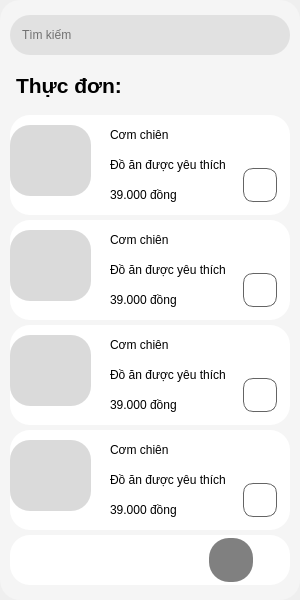
<?xml version="1.0" encoding="UTF-8"?>
<ui version="4.0">
 <class>MainWindow</class>
 <widget class="QMainWindow" name="MainWindow">
  <property name="geometry">
   <rect>
    <x>0</x>
    <y>0</y>
    <width>300</width>
    <height>600</height>
   </rect>
  </property>
  <property name="windowTitle">
   <string>MainWindow</string>
  </property>
  <widget class="QWidget" name="centralwidget">
   <widget class="QWidget" name="widget_5" native="true">
    <property name="geometry">
     <rect>
      <x>0</x>
      <y>0</y>
      <width>300</width>
      <height>600</height>
     </rect>
    </property>
    <property name="minimumSize">
     <size>
      <width>300</width>
      <height>600</height>
     </size>
    </property>
    <property name="maximumSize">
     <size>
      <width>300</width>
      <height>600</height>
     </size>
    </property>
    <property name="accessibleDescription">
     <string extracomment="Search"/>
    </property>
    <property name="styleSheet">
     <string notr="true">QWidget{
	background-color: #F5F5F5;
	border-radius: 20px;
}</string>
    </property>
    <layout class="QVBoxLayout" name="verticalLayout">
     <property name="spacing">
      <number>0</number>
     </property>
     <property name="leftMargin">
      <number>0</number>
     </property>
     <property name="topMargin">
      <number>0</number>
     </property>
     <property name="rightMargin">
      <number>0</number>
     </property>
     <property name="bottomMargin">
      <number>0</number>
     </property>
     <item>
      <spacer name="verticalSpacer">
       <property name="orientation">
        <enum>Qt::Vertical</enum>
       </property>
       <property name="sizeType">
        <enum>QSizePolicy::Fixed</enum>
       </property>
       <property name="sizeHint" stdset="0">
        <size>
         <width>20</width>
         <height>10</height>
        </size>
       </property>
      </spacer>
     </item>
     <item>
      <widget class="QLineEdit" name="lineEdit">
       <property name="minimumSize">
        <size>
         <width>0</width>
         <height>40</height>
        </size>
       </property>
       <property name="maximumSize">
        <size>
         <width>16777215</width>
         <height>40</height>
        </size>
       </property>
       <property name="styleSheet">
        <string notr="true">QLineEdit{
	border-radius: 20px;
	background-color: rgb(225, 225, 225);
	margin: 0px 10px;
	padding: 0px 10px;
}</string>
       </property>
       <property name="text">
        <string/>
       </property>
       <property name="placeholderText">
        <string>Tìm kiếm</string>
       </property>
      </widget>
     </item>
     <item>
      <widget class="QLabel" name="label_7">
       <property name="minimumSize">
        <size>
         <width>0</width>
         <height>50</height>
        </size>
       </property>
       <property name="maximumSize">
        <size>
         <width>16777215</width>
         <height>50</height>
        </size>
       </property>
       <property name="font">
        <font>
         <family>Arial</family>
         <pointsize>16</pointsize>
         <bold>true</bold>
        </font>
       </property>
       <property name="styleSheet">
        <string notr="true">QLabel{
	padding: 0px 10px;
}</string>
       </property>
       <property name="text">
        <string>Thực đơn:</string>
       </property>
      </widget>
     </item>
     <item>
      <widget class="QWidget" name="widget_6" native="true">
       <property name="minimumSize">
        <size>
         <width>0</width>
         <height>100</height>
        </size>
       </property>
       <property name="maximumSize">
        <size>
         <width>16777215</width>
         <height>100</height>
        </size>
       </property>
       <property name="styleSheet">
        <string notr="true">QWidget{
	background-color: rgb(255, 255, 255);
	border-radius: 20px;
	margin: 0px 10px;
}</string>
       </property>
       <widget class="QPushButton" name="pushButton_12">
        <property name="geometry">
         <rect>
          <x>10</x>
          <y>10</y>
          <width>81</width>
          <height>71</height>
         </rect>
        </property>
        <property name="styleSheet">
         <string notr="true">QPushButton{
	background:transparent;
	background-color: rgb(218, 218, 218);
	margin: 0px;
}
QPushButton:hover{
	background-color: gray;
}</string>
        </property>
        <property name="text">
         <string/>
        </property>
        <property name="icon">
         <iconset>
          <normaloff>../resources/images/meo_biet.png</normaloff>../resources/images/meo_biet.png</iconset>
        </property>
        <property name="iconSize">
         <size>
          <width>90</width>
          <height>90</height>
         </size>
        </property>
       </widget>
       <widget class="QLabel" name="label_11">
        <property name="geometry">
         <rect>
          <x>110</x>
          <y>10</y>
          <width>150</width>
          <height>20</height>
         </rect>
        </property>
        <property name="styleSheet">
         <string notr="true">QLabel{
	margin: 0px;
}</string>
        </property>
        <property name="text">
         <string>Cơm chiên</string>
        </property>
       </widget>
       <widget class="QLabel" name="label_12">
        <property name="geometry">
         <rect>
          <x>110</x>
          <y>40</y>
          <width>120</width>
          <height>20</height>
         </rect>
        </property>
        <property name="styleSheet">
         <string notr="true">QLabel{
	margin: 0px;
}</string>
        </property>
        <property name="text">
         <string>Đồ ăn được yêu thích</string>
        </property>
       </widget>
       <widget class="QLabel" name="label_13">
        <property name="geometry">
         <rect>
          <x>110</x>
          <y>70</y>
          <width>120</width>
          <height>20</height>
         </rect>
        </property>
        <property name="styleSheet">
         <string notr="true">QLabel{
	margin: 0px;
}</string>
        </property>
        <property name="text">
         <string>39.000 đồng</string>
        </property>
       </widget>
       <widget class="QPushButton" name="pushButton_13">
        <property name="geometry">
         <rect>
          <x>240</x>
          <y>50</y>
          <width>40</width>
          <height>40</height>
         </rect>
        </property>
        <property name="styleSheet">
         <string notr="true">QPushButton{
	border-radius: 10px;
	border: 1px solid rgb(100, 100, 100);
	margin: 3px;
}
QPushButton:hover{
	background-color: rgb(180, 180, 180);
	margin: 1px;
}</string>
        </property>
        <property name="text">
         <string/>
        </property>
        <property name="icon">
         <iconset>
          <normaloff>../resources/images/add.png</normaloff>../resources/images/add.png</iconset>
        </property>
        <property name="iconSize">
         <size>
          <width>16</width>
          <height>16</height>
         </size>
        </property>
       </widget>
      </widget>
     </item>
     <item>
      <widget class="QWidget" name="widget_4" native="true">
       <property name="minimumSize">
        <size>
         <width>0</width>
         <height>100</height>
        </size>
       </property>
       <property name="maximumSize">
        <size>
         <width>16777215</width>
         <height>100</height>
        </size>
       </property>
       <property name="styleSheet">
        <string notr="true">QWidget{
	background-color: rgb(255, 255, 255);
	border-radius: 20px;
	margin: 0px 10px;
}</string>
       </property>
       <widget class="QPushButton" name="pushButton_8">
        <property name="geometry">
         <rect>
          <x>10</x>
          <y>10</y>
          <width>81</width>
          <height>71</height>
         </rect>
        </property>
        <property name="styleSheet">
         <string notr="true">QPushButton{
	background:transparent;
	background-color: rgb(218, 218, 218);
	margin: 0px;
}
QPushButton:hover{
	background-color: gray;
}</string>
        </property>
        <property name="text">
         <string/>
        </property>
        <property name="icon">
         <iconset>
          <normaloff>../resources/images/meo_biet.png</normaloff>../resources/images/meo_biet.png</iconset>
        </property>
        <property name="iconSize">
         <size>
          <width>90</width>
          <height>90</height>
         </size>
        </property>
       </widget>
       <widget class="QLabel" name="label_8">
        <property name="geometry">
         <rect>
          <x>110</x>
          <y>10</y>
          <width>150</width>
          <height>20</height>
         </rect>
        </property>
        <property name="styleSheet">
         <string notr="true">QLabel{
	margin: 0px;
}</string>
        </property>
        <property name="text">
         <string>Cơm chiên</string>
        </property>
       </widget>
       <widget class="QLabel" name="label_9">
        <property name="geometry">
         <rect>
          <x>110</x>
          <y>40</y>
          <width>120</width>
          <height>20</height>
         </rect>
        </property>
        <property name="styleSheet">
         <string notr="true">QLabel{
	margin: 0px;
}</string>
        </property>
        <property name="text">
         <string>Đồ ăn được yêu thích</string>
        </property>
       </widget>
       <widget class="QLabel" name="label_10">
        <property name="geometry">
         <rect>
          <x>110</x>
          <y>70</y>
          <width>120</width>
          <height>20</height>
         </rect>
        </property>
        <property name="styleSheet">
         <string notr="true">QLabel{
	margin: 0px;
}</string>
        </property>
        <property name="text">
         <string>39.000 đồng</string>
        </property>
       </widget>
       <widget class="QPushButton" name="pushButton_11">
        <property name="geometry">
         <rect>
          <x>240</x>
          <y>50</y>
          <width>40</width>
          <height>40</height>
         </rect>
        </property>
        <property name="styleSheet">
         <string notr="true">QPushButton{
	border-radius: 10px;
	border: 1px solid rgb(100, 100, 100);
	margin: 3px;
}
QPushButton:hover{
	background-color: rgb(180, 180, 180);
	margin: 1px;
}</string>
        </property>
        <property name="text">
         <string/>
        </property>
        <property name="icon">
         <iconset>
          <normaloff>../resources/images/add.png</normaloff>../resources/images/add.png</iconset>
        </property>
        <property name="iconSize">
         <size>
          <width>16</width>
          <height>16</height>
         </size>
        </property>
       </widget>
      </widget>
     </item>
     <item>
      <widget class="QWidget" name="widget_3" native="true">
       <property name="minimumSize">
        <size>
         <width>0</width>
         <height>100</height>
        </size>
       </property>
       <property name="maximumSize">
        <size>
         <width>16777215</width>
         <height>100</height>
        </size>
       </property>
       <property name="styleSheet">
        <string notr="true">QWidget{
	background-color: rgb(255, 255, 255);
	border-radius: 20px;
	margin: 0px 10px;
}</string>
       </property>
       <widget class="QPushButton" name="pushButton_7">
        <property name="geometry">
         <rect>
          <x>10</x>
          <y>10</y>
          <width>81</width>
          <height>71</height>
         </rect>
        </property>
        <property name="styleSheet">
         <string notr="true">QPushButton{
	background:transparent;
	background-color: rgb(218, 218, 218);
	margin: 0px;
}
QPushButton:hover{
	background-color: gray;
}</string>
        </property>
        <property name="text">
         <string/>
        </property>
        <property name="icon">
         <iconset>
          <normaloff>../resources/images/meo_biet.png</normaloff>../resources/images/meo_biet.png</iconset>
        </property>
        <property name="iconSize">
         <size>
          <width>90</width>
          <height>90</height>
         </size>
        </property>
       </widget>
       <widget class="QLabel" name="label_4">
        <property name="geometry">
         <rect>
          <x>110</x>
          <y>10</y>
          <width>150</width>
          <height>20</height>
         </rect>
        </property>
        <property name="styleSheet">
         <string notr="true">QLabel{
	margin: 0px;
}</string>
        </property>
        <property name="text">
         <string>Cơm chiên</string>
        </property>
       </widget>
       <widget class="QLabel" name="label_5">
        <property name="geometry">
         <rect>
          <x>110</x>
          <y>40</y>
          <width>120</width>
          <height>20</height>
         </rect>
        </property>
        <property name="styleSheet">
         <string notr="true">QLabel{
	margin: 0px;
}</string>
        </property>
        <property name="text">
         <string>Đồ ăn được yêu thích</string>
        </property>
       </widget>
       <widget class="QLabel" name="label_6">
        <property name="geometry">
         <rect>
          <x>110</x>
          <y>70</y>
          <width>120</width>
          <height>20</height>
         </rect>
        </property>
        <property name="styleSheet">
         <string notr="true">QLabel{
	margin: 0px;
}</string>
        </property>
        <property name="text">
         <string>39.000 đồng</string>
        </property>
       </widget>
       <widget class="QPushButton" name="pushButton_10">
        <property name="geometry">
         <rect>
          <x>240</x>
          <y>50</y>
          <width>40</width>
          <height>40</height>
         </rect>
        </property>
        <property name="styleSheet">
         <string notr="true">QPushButton{
	border-radius: 10px;
	border: 1px solid rgb(100, 100, 100);
	margin: 3px;
}
QPushButton:hover{
	background-color: rgb(180, 180, 180);
	margin: 1px;
}</string>
        </property>
        <property name="text">
         <string/>
        </property>
        <property name="icon">
         <iconset>
          <normaloff>../resources/images/add.png</normaloff>../resources/images/add.png</iconset>
        </property>
        <property name="iconSize">
         <size>
          <width>16</width>
          <height>16</height>
         </size>
        </property>
       </widget>
      </widget>
     </item>
     <item>
      <widget class="QWidget" name="widget_2" native="true">
       <property name="minimumSize">
        <size>
         <width>0</width>
         <height>100</height>
        </size>
       </property>
       <property name="maximumSize">
        <size>
         <width>16777215</width>
         <height>100</height>
        </size>
       </property>
       <property name="styleSheet">
        <string notr="true">QWidget{
	background-color: rgb(255, 255, 255);
	border-radius: 20px;
	margin: 0px 10px;
}</string>
       </property>
       <widget class="QPushButton" name="pushButton_6">
        <property name="geometry">
         <rect>
          <x>10</x>
          <y>10</y>
          <width>81</width>
          <height>71</height>
         </rect>
        </property>
        <property name="styleSheet">
         <string notr="true">QPushButton{
	background:transparent;
	background-color: rgb(218, 218, 218);
	margin: 0px;
}
QPushButton:hover{
	background-color: gray;
}</string>
        </property>
        <property name="text">
         <string/>
        </property>
        <property name="icon">
         <iconset>
          <normaloff>../resources/images/meo_biet.png</normaloff>../resources/images/meo_biet.png</iconset>
        </property>
        <property name="iconSize">
         <size>
          <width>90</width>
          <height>90</height>
         </size>
        </property>
       </widget>
       <widget class="QLabel" name="label">
        <property name="geometry">
         <rect>
          <x>110</x>
          <y>10</y>
          <width>150</width>
          <height>20</height>
         </rect>
        </property>
        <property name="styleSheet">
         <string notr="true">QLabel{
	margin: 0px;
}</string>
        </property>
        <property name="text">
         <string>Cơm chiên</string>
        </property>
       </widget>
       <widget class="QLabel" name="label_2">
        <property name="geometry">
         <rect>
          <x>110</x>
          <y>40</y>
          <width>120</width>
          <height>20</height>
         </rect>
        </property>
        <property name="styleSheet">
         <string notr="true">QLabel{
	margin: 0px;
}</string>
        </property>
        <property name="text">
         <string>Đồ ăn được yêu thích</string>
        </property>
       </widget>
       <widget class="QLabel" name="label_3">
        <property name="geometry">
         <rect>
          <x>110</x>
          <y>70</y>
          <width>120</width>
          <height>20</height>
         </rect>
        </property>
        <property name="styleSheet">
         <string notr="true">QLabel{
	margin: 0px;
}</string>
        </property>
        <property name="text">
         <string>39.000 đồng</string>
        </property>
       </widget>
       <widget class="QPushButton" name="pushButton_9">
        <property name="geometry">
         <rect>
          <x>240</x>
          <y>50</y>
          <width>40</width>
          <height>40</height>
         </rect>
        </property>
        <property name="styleSheet">
         <string notr="true">QPushButton{
	border-radius: 10px;
	border: 1px solid rgb(100, 100, 100);
	margin: 3px;
}
QPushButton:hover{
	background-color: rgb(180, 180, 180);
	margin: 1px;
}</string>
        </property>
        <property name="text">
         <string/>
        </property>
        <property name="icon">
         <iconset>
          <normaloff>../resources/images/add.png</normaloff>../resources/images/add.png</iconset>
        </property>
        <property name="iconSize">
         <size>
          <width>16</width>
          <height>16</height>
         </size>
        </property>
       </widget>
      </widget>
     </item>
     <item>
      <widget class="QWidget" name="widget" native="true">
       <property name="minimumSize">
        <size>
         <width>0</width>
         <height>40</height>
        </size>
       </property>
       <property name="maximumSize">
        <size>
         <width>16777215</width>
         <height>50</height>
        </size>
       </property>
       <property name="styleSheet">
        <string notr="true">QWidget{
	background-color: rgb(255, 255, 255);
	border-radius: 20px;
	margin: 0px 10px;
}</string>
       </property>
       <layout class="QHBoxLayout" name="horizontalLayout">
        <property name="spacing">
         <number>0</number>
        </property>
        <property name="leftMargin">
         <number>0</number>
        </property>
        <property name="topMargin">
         <number>0</number>
        </property>
        <property name="rightMargin">
         <number>0</number>
        </property>
        <property name="bottomMargin">
         <number>0</number>
        </property>
        <item>
         <spacer name="horizontalSpacer_3">
          <property name="orientation">
           <enum>Qt::Horizontal</enum>
          </property>
          <property name="sizeHint" stdset="0">
           <size>
            <width>40</width>
            <height>20</height>
           </size>
          </property>
         </spacer>
        </item>
        <item>
         <widget class="QPushButton" name="pushButton">
          <property name="minimumSize">
           <size>
            <width>40</width>
            <height>40</height>
           </size>
          </property>
          <property name="maximumSize">
           <size>
            <width>40</width>
            <height>40</height>
           </size>
          </property>
          <property name="styleSheet">
           <string notr="true">QPushButton{
	margin: 0px;
}</string>
          </property>
          <property name="text">
           <string/>
          </property>
          <property name="icon">
           <iconset>
            <normaloff>../resources/images/user-icon.png</normaloff>../resources/images/user-icon.png</iconset>
          </property>
          <property name="iconSize">
           <size>
            <width>40</width>
            <height>40</height>
           </size>
          </property>
         </widget>
        </item>
        <item>
         <spacer name="horizontalSpacer">
          <property name="orientation">
           <enum>Qt::Horizontal</enum>
          </property>
          <property name="sizeHint" stdset="0">
           <size>
            <width>40</width>
            <height>20</height>
           </size>
          </property>
         </spacer>
        </item>
        <item>
         <widget class="QPushButton" name="pushButton_2">
          <property name="minimumSize">
           <size>
            <width>35</width>
            <height>35</height>
           </size>
          </property>
          <property name="maximumSize">
           <size>
            <width>35</width>
            <height>35</height>
           </size>
          </property>
          <property name="styleSheet">
           <string notr="true">QPushButton{
	margin: 0px;
}</string>
          </property>
          <property name="text">
           <string/>
          </property>
          <property name="icon">
           <iconset>
            <normaloff>../resources/images/tim-kim.png</normaloff>../resources/images/tim-kim.png</iconset>
          </property>
          <property name="iconSize">
           <size>
            <width>35</width>
            <height>35</height>
           </size>
          </property>
         </widget>
        </item>
        <item>
         <spacer name="horizontalSpacer_2">
          <property name="orientation">
           <enum>Qt::Horizontal</enum>
          </property>
          <property name="sizeHint" stdset="0">
           <size>
            <width>40</width>
            <height>20</height>
           </size>
          </property>
         </spacer>
        </item>
        <item>
         <widget class="QPushButton" name="pushButton_4">
          <property name="minimumSize">
           <size>
            <width>50</width>
            <height>50</height>
           </size>
          </property>
          <property name="maximumSize">
           <size>
            <width>50</width>
            <height>50</height>
           </size>
          </property>
          <property name="styleSheet">
           <string notr="true">QPushButton{
	margin: 3px;
	background-color: gray;
}</string>
          </property>
          <property name="text">
           <string/>
          </property>
          <property name="icon">
           <iconset>
            <normaloff>../resources/images/dsa.png</normaloff>../resources/images/dsa.png</iconset>
          </property>
          <property name="iconSize">
           <size>
            <width>50</width>
            <height>50</height>
           </size>
          </property>
         </widget>
        </item>
        <item>
         <spacer name="horizontalSpacer_4">
          <property name="orientation">
           <enum>Qt::Horizontal</enum>
          </property>
          <property name="sizeHint" stdset="0">
           <size>
            <width>40</width>
            <height>20</height>
           </size>
          </property>
         </spacer>
        </item>
       </layout>
      </widget>
     </item>
     <item>
      <spacer name="verticalSpacer_2">
       <property name="orientation">
        <enum>Qt::Vertical</enum>
       </property>
       <property name="sizeType">
        <enum>QSizePolicy::Fixed</enum>
       </property>
       <property name="sizeHint" stdset="0">
        <size>
         <width>20</width>
         <height>10</height>
        </size>
       </property>
      </spacer>
     </item>
    </layout>
   </widget>
  </widget>
 </widget>
 <resources/>
 <connections/>
</ui>
